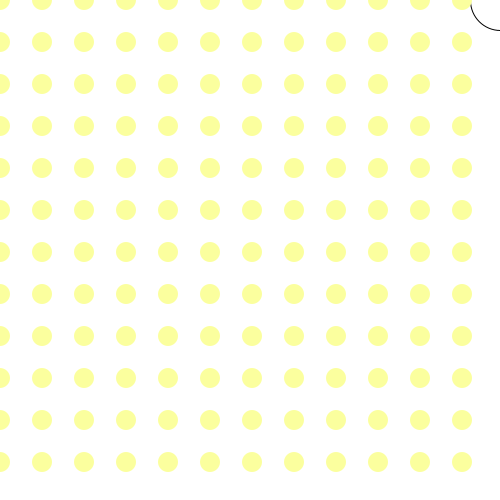
Frame 1 (no input)
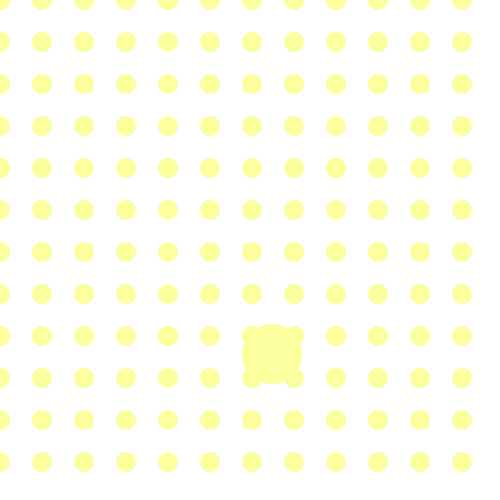
Frame 60 (the mouse pressed at the canvas centre just before this capture)
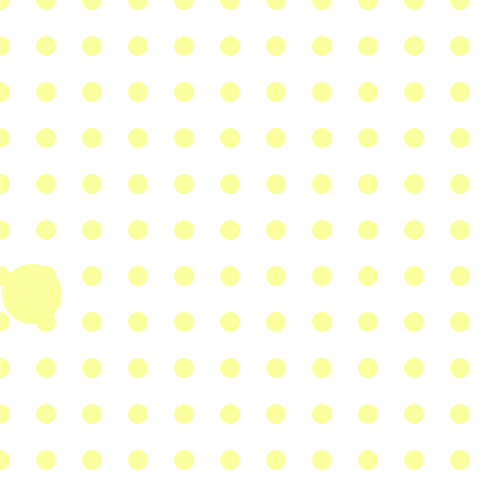
Frame 120 (the mouse held since frame 60 and released just before this capture)

The Processing sketch that drew these frames (run headless with seeded random() and noise(); from frame 60 on, the mouse is pressed at the canvas centre):

// Processing sketch: s05e01laura
// ── s05e01laura.pde
//UDD - Expresión Digital II
//s04t01 laura 
//Pelota que rebota en los bordes del canvas y cada ves que rebota , las pelotitas del fondo se separan.
int a;

int c1; //variable color blanco
int c2; //variable color negro
int c3; //variable color celeste
int c4; //variable color naranjo

float px; //varaiable de posición en el eje x
float py; //varaible de posición en el eje y

float dx; //variable de direccion en x
float dy; //varaible de direccion en y

void setup () {
  size(500, 500); //tamaño del canvas de 500 px por 500 px

  c1 = color(255, 255, 255); //color blanco
  c2 = color(0, 0, 0); //color negro
  c3 = color(255, 140, 239); //color rosado
  c4 = color(251, 255, 158); //color amarillo

  px = width; //variable de posición de la elipse en x
  py = 0; //variable de posición de la elipse en y

  dx = 4; //variable de velocidad por el eje x, 4 px por frame
  dy = 6; //variable de velocidad por el eje y, 6 px por frame
  
  a = 40;// es el valor asignado a i y j
}

void draw() {
  background (c1); //color blanco de fondo del canvas 
  ellipse (px, py, 60, 60); //ubicación inicial de la elipse y su tamaño es de 60px x 60px sin stroke

  px = px + dx; //la posición de la elipse en el eje x es igual a la posición en x más 8 px por cada frame
  py = py + dy; //la posición de la elipse en el eje y es igual a la posición en y más 5 px por cada frame

  if (px > height) { //si la posición de la elipse en el eje x es mayor que el alto total del canvas
    dx = - dx; //la dirección de x es igual a la direccion de x por menos uno (Asi la elipse se mueve en sentido contrario) 
    fill (c3); //relleno elipse color celeste (Cambia asi cuando toca el borde del lado derecho)
    stroke(c3); //borde del elipse color celeste (Cambia asi cuando toca el borde del lado derecho)
    strokeWeight(60); //borde de la elipse es de grosor de 60 px (Cambia asi cuando toca el borde del borde derecho)
    a += 2;// valor que se le suma a i o a j
  }

  if (px < 0) { //si la posición de x es menor a cero 
    dx = - dx; //la dirección de x es igual a la dirección x por menos uno (Asi la elipse se mueve en sentido  contrario)
    fill (c4); //relleno elipse color naranjo (Cambia asi cuando toca el borde del lado izquierdo)
    stroke (c4); //borde del elipse color naranjo (Cambia asi cuando toca el borde del lado izquierdo)
    strokeWeight (40); //borde de la elipse es de grosor de 40 px (Cambia asi cuando toca el borde del lado izquierdo)
    a += 2; //valor que se le sumara
  }

  if (py > width) { //si la posición de la elipse en el eje y es mayor que el ancho total del canvas
    dy = - dy; //la dirección de y es igual a la direccion de y por menos uno (Asi la elipse se mueve en sentido contrario)  
    fill (c2); //relleno elipse color negro (Cambia asi cuando toca el borde de abajo)
    stroke (c2); //el borde del elipse color negro (Cambia asi cuando toca el borde de abajo)
    strokeWeight (0); //borde de la elipse es de grosor de 0 px (Cambia asi cuando toca el borde de abajo)
    a += 4;
  }

  if (py < 0) { //si la posición de la elipse en el eje y es menor que cero
    dy = - dy; //la dirección de y es igual a la dirección de y por menos uno (Asi la elipse se mueve en sentido contrario)
    fill (c3); //relleno elipse color celeste (Cambia asi cuando toca el borde de arriba)
    stroke (c4); //borde del elipse color naranjo (Cambia asi cuando toca el borde de arriba)
    strokeWeight (20); //borde de la elipse es de grosor de 20 px (Cambia asi cuando toca el borde de arriba)
    a += 2;
  }
  for ( int i = 0; i < width; i += a) {
    for ( int j = 0; j < height; j += a) {
      noStroke();
      fill(c4);
      ellipse(i, j, 20, 20);  
    }
  }
}


/*
errores
 1 integración for: el for loop está adelante del elemento ellipse, debía estár atrás 
 1 notación: carpeta dentro de carpeta 
 0 github:
 */
